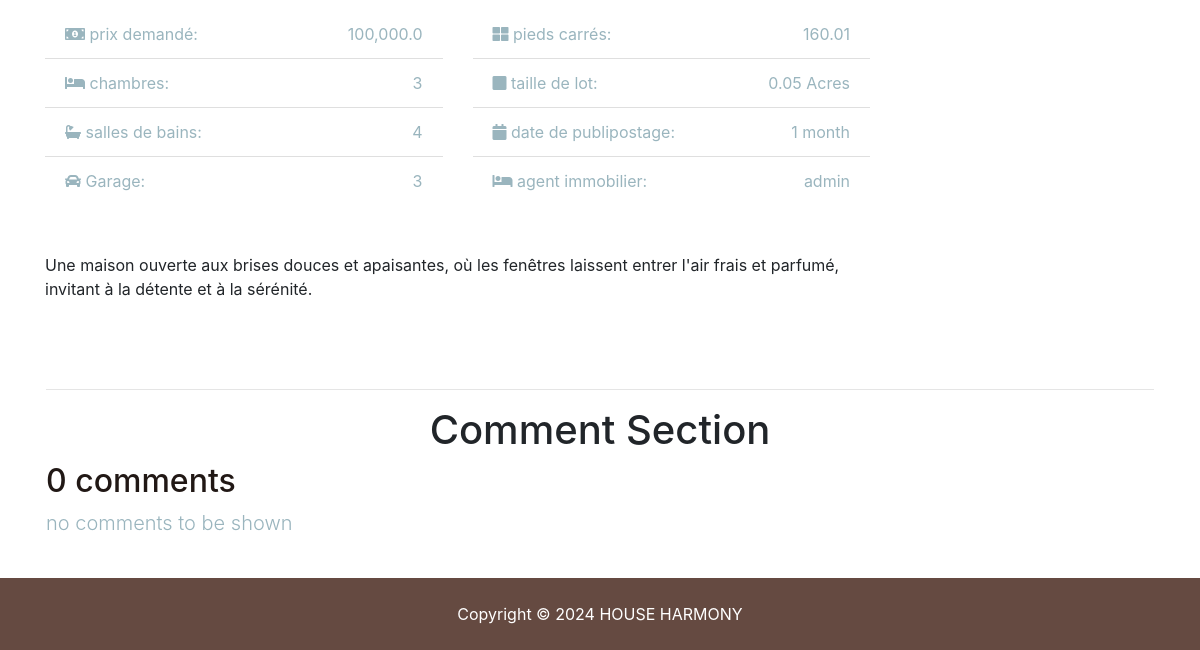
The page /listings/15 (lower part) on the database as committed earlier.
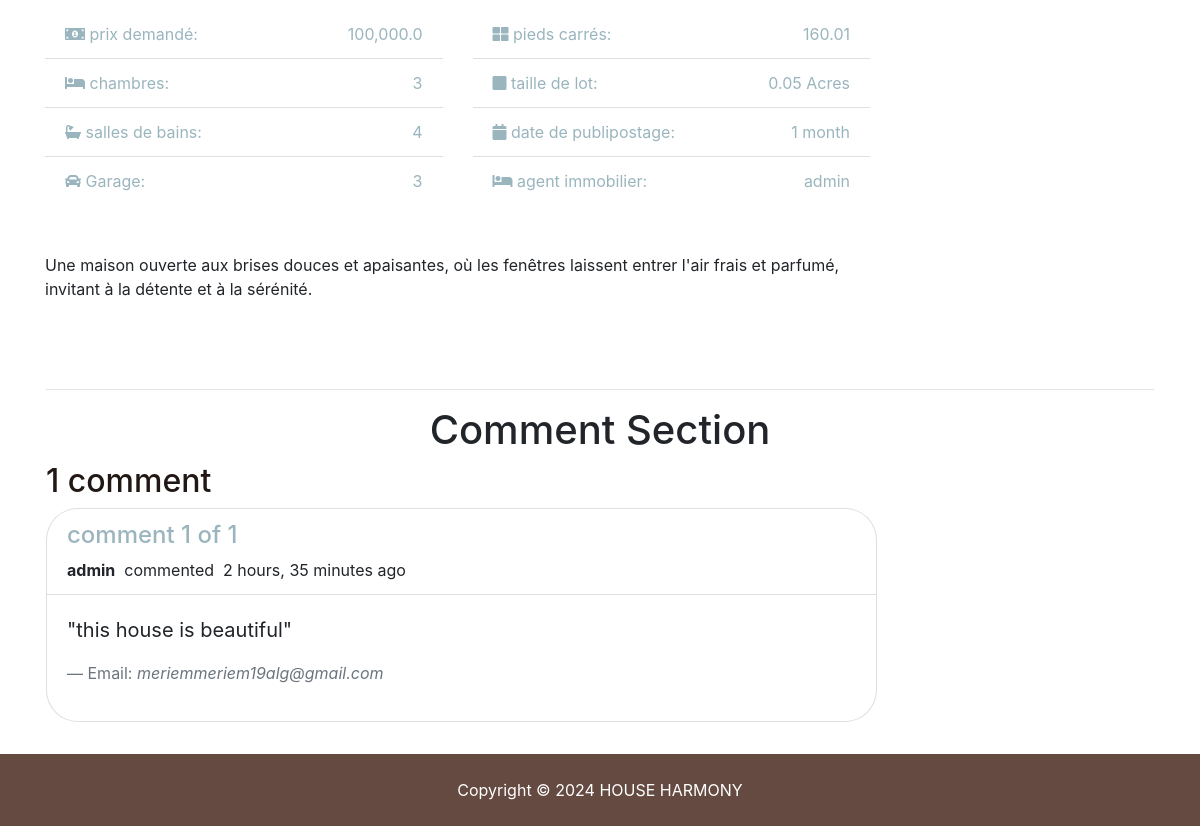
The same page on the database as committed later.
### listings/models.py (models this page shows)
class Listing(models.Model):
    main_image = models.ImageField(upload_to="houses/%Y/%m/%d/")
    slider_image_1 = models.ImageField(upload_to="houses/%Y/%m/%d/")
    slider_image_2 = models.ImageField(upload_to="houses/%Y/%m/%d/")
    slider_image_3 = models.ImageField(upload_to="houses/%Y/%m/%d/")
    slider_image_4 = models.ImageField(upload_to="houses/%Y/%m/%d/")
    slider_image_5 = models.ImageField(upload_to="houses/%Y/%m/%d/")
    slider_image_6 = models.ImageField(upload_to="houses/%Y/%m/%d/")
    description = models.TextField()
    realtor = models.ForeignKey(RealtorProfile, on_delete=models.SET_NULL, null=True)
    customer = models.ForeignKey(CustomerProfile, on_delete=models.SET_NULL, null=True)
    title = models.CharField(max_length=100)
    price = models.FloatField()
    state = models.CharField(max_length=50)
    city = models.CharField(max_length=50)
    bedrooms = models.IntegerField()
    bathrooms = models.IntegerField()
    garages = models.CharField(max_length=50)
    area = models.DecimalField(max_digits=6, decimal_places=2)
    lot_size = models.DecimalField(max_digits=8, decimal_places=2)
    add_date = models.DateTimeField(auto_now_add=True)
    is_published = models.BooleanField(default=False)
    class Transaction(models.TextChoices):
        ALLOUER = "allouer"
        VENDRE = "vendre"
    transaction_type = models.CharField(
        max_length=50, choices=Transaction.choices, default=Transaction.VENDRE
    )
    def __str__(self) -> str:
        return f"{self.title}"

class Comment(models.Model):
    listing = models.ForeignKey(Listing, on_delete=models.CASCADE)
    user = models.ForeignKey(
        settings.AUTH_USER_MODEL,
        on_delete=models.CASCADE,
        related_name="comments",
    )
    content = models.TextField()
    created_at = models.DateTimeField(auto_now_add=True)
    updated_at = models.DateTimeField(auto_now=True)
    is_published = models.BooleanField(
        default=True,
    )
    def __str__(self):
        return f"{self.user} - {self.listing}"
    class Meta:
        indexes = [
            models.Index(
                fields=["created_at"],
            )
        ]
        ordering = ["-created_at"]

### accounts/models.py (models this page shows)
class RealtorProfile(models.Model):
    phone = models.CharField(max_length=50, blank=True)
    profile_image = models.ImageField(
        upload_to="realtors/%Y/%m/%d/", default="realtor-default.png"
    )
    biographie = models.TextField(blank=True)
    is_seller_of_month = models.BooleanField(default=False)
    affiliation_date = models.DateField(auto_now=True)
    owner = models.OneToOneField(User, on_delete=models.CASCADE)
    def __str__(self) -> str:  # pour acceder a son nom donner
        return f"{self.owner.username}"

### listings/views.py (the view, shortened to what this page needs)
# urls.py: path('<int:listing_id>',views.listing,name='listing'),
def listing(request, listing_id):
    comments = Comment.objects.filter(
        listing_id=listing_id,
        is_published=True,
    )
    print("all the comments are:")
    pprint(comments)
    listing = Listing.objects.get(id=listing_id)
    comment_form = CommentForm()
    context = {
        "page_number": listing_id,
        "listing": listing,
        "comments": comments,
        "comment_form": comment_form,
    }
    return render(
        request, "listings/listing.html", context
    )  # Cette ligne de code renvoie une réponse HTTP qui rend un template HTML appelé 'listings/listing.html

### templates/listings/listing.html (shortened to what this page needs)
{% extends 'base.html' %}
{% load humanize %}
{% load django_bootstrap5 %}
{% block content %}
<section id="listing" class="py-4">
  <div class="container">
    <div class="row">
      <div class="col-md-9">
        <div class="row mb-5 fields">
          <div class="col-md-6">
            <ul class="list-group list-group-flush">
              <li class="list-group-item text-secondary">
                <i class="fas fa-money-bill-alt"></i> prix demandé:
                <span class="float-right">{{ listing.price | intcomma }}</span>
              </li>
              <li class="list-group-item text-secondary">
                <i class="fas fa-bed"></i> chambres:
                <span class="float-right">{{ listing.bedrooms }}</span>
              </li>
              <li class="list-group-item text-secondary">
                <i class="fas fa-bath"></i> salles de bains:
                <span class="float-right">{{ listing.bathrooms }}</span>
              </li>
              <li class="list-group-item text-secondary">
                <i class="fas fa-car"></i> Garage:
                <span class="float-right">{{ listing.garages }} </span>
              </li>
            </ul>
          </div>
          <div class="col-md-6">
            <ul class="list-group list-group-flush">
              <li class="list-group-item text-secondary">
                <i class="fas fa-th-large"></i> pieds carrés:
                <span class="float-right">{{ listing.area }}</span>
              </li>
              <li class="list-group-item text-secondary">
                <i class="fas fa-square"></i> taille de lot:
                <span class="float-right">{{ listing.lot_size }} Acres </span>
              </li>
              <li class="list-group-item text-secondary">
                <i class="fas fa-calendar"></i> date de publipostage:
                <span class="float-right"
                  >{{ listing.add_date|timesince }}</span
                >
              </li>
              <li class="list-group-item text-secondary">
                <i class="fas fa-bed"></i> agent immobilier:
                <span class="float-right"
                  >{{ listing.realtor.owner.username }}
                </span>
              </li>
            </ul>
          </div>
        </div>
        <div class="row mb-5">
          <div class="col-md-12">{{ listing.description }}</div>
        </div>
      </div>
      <div class="col-md-3">
      </div>
    </div>
  </div>
</section>
<section id="comment-section" class="container px-3 pb-4">
  <hr>
  <h1 class="text-center">Comment Section</h1>
  {% with comments.count as total_comments %}
      <h2 class='headline-alert text-dark'>{{total_comments}} comment{{total_comments|pluralize}} </h2>
  {% endwith %}
  {% for comment in comments %}
  <div class="card my-2 w-75">
      <div class="card-header bg-transparent">
          <h4 class='headline-alert text-secondary text-small '>
              comment {{forloop.counter}}  of {{comments.count}}
          </h4>
          <strong>{{ comment.user.username }}</strong>&nbsp;
          commented&nbsp;
          {{ comment.updated_at | timesince  }} ago
      </div>
      <div class="card-body">
          <blockquote class="blockquote card-blockquote">
              <p>&quot;{{ comment.content }}&quot;</p>
              <footer class="blockquote-footer">Email:
                  <cite title="Source Title">
                      {{ comment.user.email }}
                  </cite>
              </footer>
          </blockquote>
      </div>
  </div>
  {% empty %}
      <p class="text-secondary lead">
          no comments to be shown
      </p>
  {% endfor %}
</section>
{% endblock %}

### templates/base.html (shortened to what this page needs)
 {% load static  %}
 <!DOCTYPE html>
<html lang="en">
  <head>
    <link rel="stylesheet" href="{% static  'assets/css/all.css'%}"/>
    <link rel="stylesheet" href="{% static 'assets/css/bootstrap.css'%}"/>
    <link rel="stylesheet" href="{% static 'assets/css/style.css'%}"/>
    <link rel="stylesheet" href="{% static 'assets/css/lightbox.min.css'%}"/>
  </head>
  <body>
    {% block content %}{% endblock content %}
    {% include "partials/_footer.html" %}
  </body>
</html>

### templates/partials/_navbar.html (shortened to what this page needs)
{% load static %}

### templates/partials/_footer.html
  <footer id="main-footer" class="py-4 bg-primary text-white text-center">
    Copyright &copy;
    <span class="year">2024
    </span>   HOUSE HARMONY
  </footer>

### pro2/static/assets/css/all.css (style rules this page uses)
.fa, .fas, .far, .fal, .fab { -moz-osx-font-smoothing: grayscale; -webkit-font-smoothing: antialiased; display: inline-block; font-style: normal; font-variant: normal; text-rendering: auto; line-height: 1; }
.fa-bath:before { content: "\f2cd"; }
.fa-bed:before { content: "\f236"; }
.fa-calendar:before { content: "\f133"; }
.fa-car:before { content: "\f1b9"; }
.fa-money-bill-alt:before { content: "\f3d1"; }
.fa-square:before { content: "\f0c8"; }
.fa-th-large:before { content: "\f009"; }
.fa, .fas { font-family: 'Font Awesome 5 Free'; font-weight: 900; }

Rows that differ between the two databases and show on the page:
added Comment: count "1", user.username "admin", updated_at "2 hours, 35 minutes", content "this house is beautiful", user.email "meriemmeriem19alg@gmail.com"
Other text that changed with them:
{{ total_comments }}: "0" → "1"
text no longer shown: "no comments to be shown"
